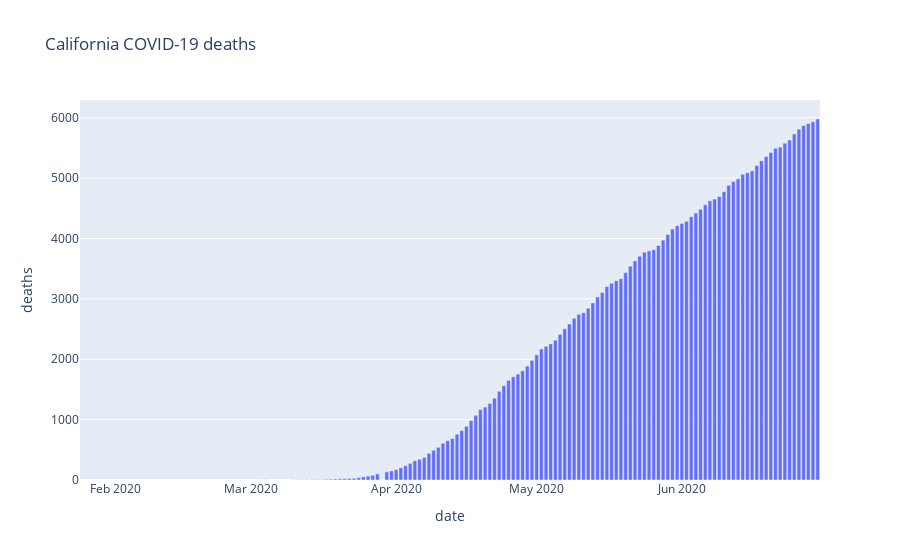

The notebook cell this image was saved under:
### Code cell
fig = px.bar(latimes,
           x="date",
           y="deaths",
            title="California COVID-19 deaths")

# fig.update_xaxes(rangeslider_visible=True)
fig.show()

### Figure 1 — Plotly figure (JSON) as saved in the notebook; plotly's stock layout.template omitted (floating-point values rounded to 4 significant figures; data arrays with more than 128 entries replaced by an {"elided": "..."} marker saying what was removed)
{"data": [{"alignmentgroup": "True", "hovertemplate": "date=%{x}<br>deaths=%{y}<extra></extra>", "legendgroup": "", "marker": {"color": "#636efa"}, "name": "", "offsetgroup": "", "orientation": "v", "showlegend": false, "textposition": "auto", "type": "bar", "x": {"elided": "157 str values"}, "xaxis": "x", "y": {"elided": "157 int values"}, "yaxis": "y"}], "layout": {"autosize": true, "barmode": "relative", "legend": {"tracegroupgap": 0}, "title": {"text": "California COVID-19 deaths"}, "xaxis": {"anchor": "y", "autorange": true, "domain": [0, 1], "range": ["2020-01-24 12:00", "2020-06-30 12:00"], "title": {"text": "date"}, "type": "date"}, "yaxis": {"anchor": "x", "autorange": true, "domain": [0, 1], "range": [0, 6295.0], "title": {"text": "deaths"}, "type": "linear"}}}
